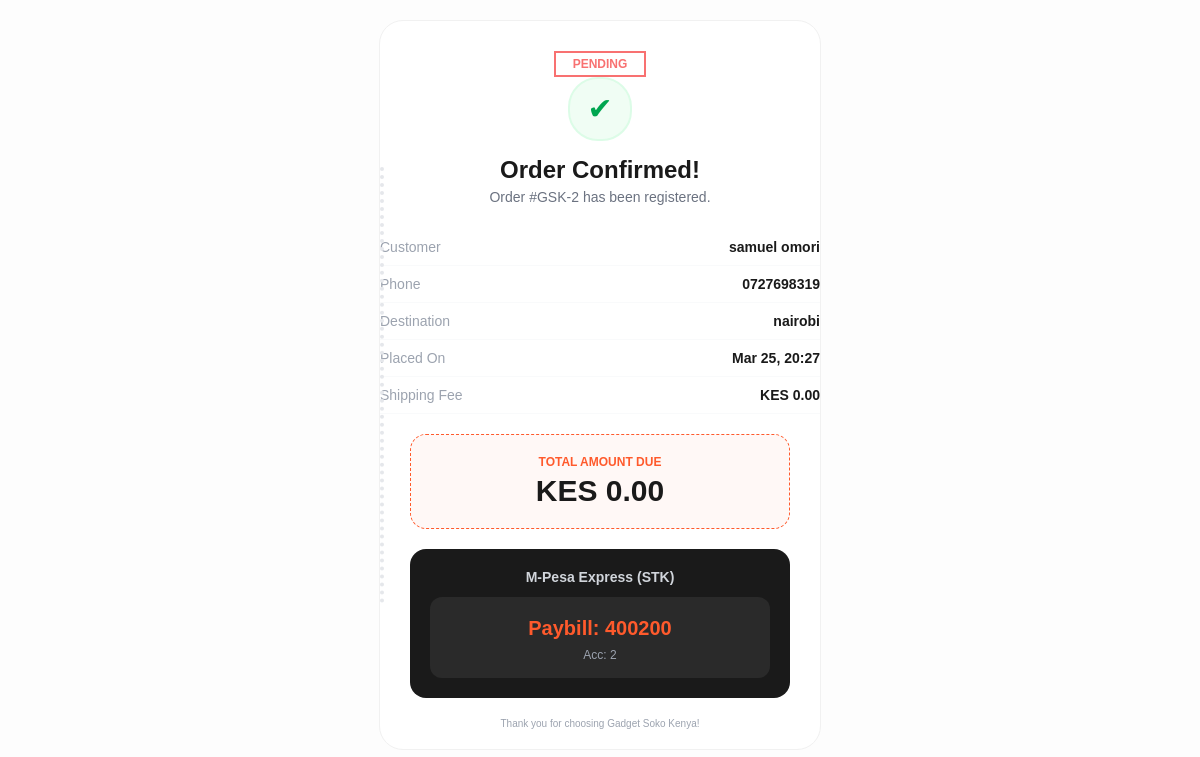
/payment-instructions/2/ (signed in), run on an earlier commit of the app's database.
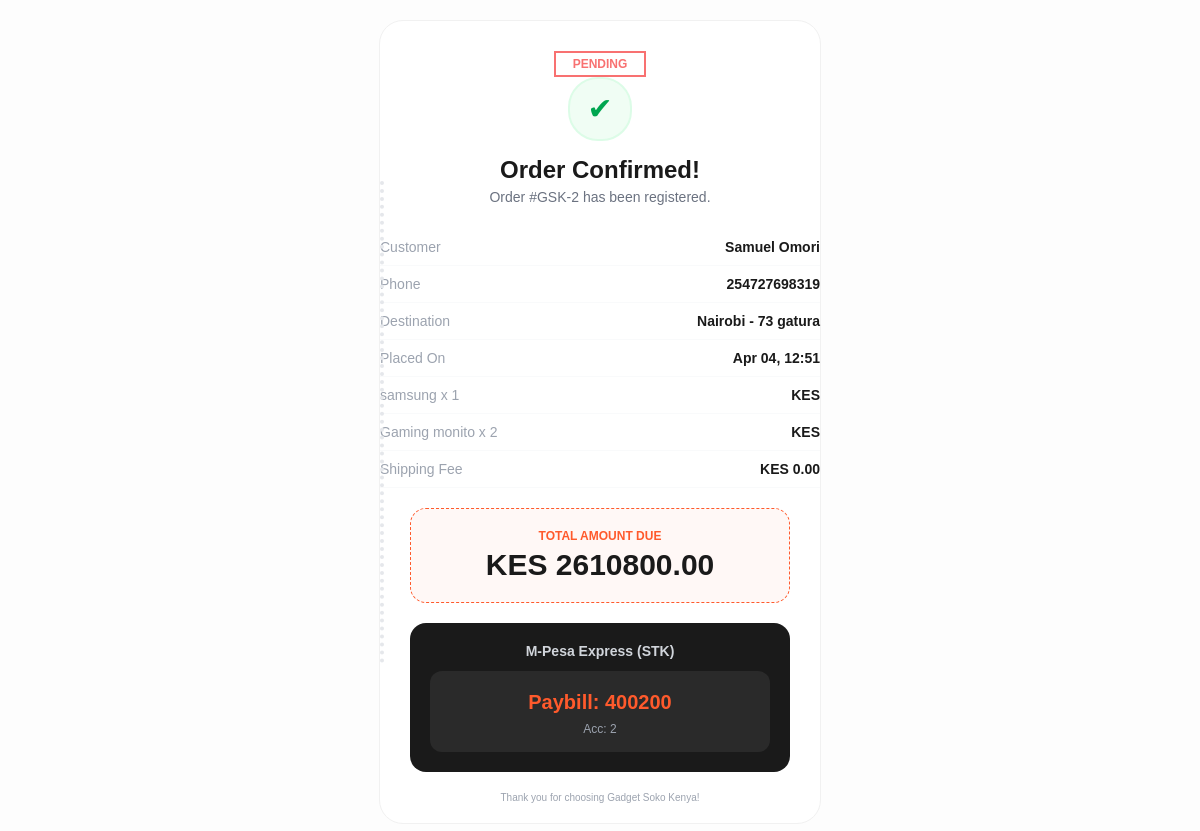
And on a later commit of the database.
### app/models.py (models this page shows, shortened)
class Order(models.Model):
    STATUS_CHOICES = [('Pending', 'Pending'), ('STK_Sent', 'STK Push Sent'), ('Paid', 'Paid'), ('Failed', 'Failed')]
    user = models.ForeignKey(User, on_delete=models.CASCADE, null=True, blank=True)
    name = models.CharField(max_length=100)
    email = models.EmailField(null=True, blank=True)
    phone = models.CharField(max_length=15)
    destination = models.CharField(max_length=255)
    region = models.CharField(max_length=20, default="nairobi") # 'nairobi' or 'upcountry'
    location_area = models.CharField(max_length=255, default="N/A")
    address = models.TextField(default="")
    shipping_fee = models.DecimalField(max_digits=10, decimal_places=2, default=0)
    payment_method = models.CharField(max_length=20, default="mpesa")
    payment_status = models.CharField(max_length=50, default="Pending")
    total = models.DecimalField(max_digits=10, decimal_places=2, default=0)
    status = models.CharField(max_length=20, choices=STATUS_CHOICES, default='Pending')
    checkout_request_id = models.CharField(max_length=100, blank=True, null=True)
    mpesa_receipt = models.CharField(max_length=50, blank=True, null=True)
    created_at = models.DateTimeField(auto_now_add=True)

class OrderItem(models.Model):
    order = models.ForeignKey(Order, on_delete=models.CASCADE, related_name='items')
    product = models.ForeignKey(Product, on_delete=models.CASCADE)
    quantity = models.PositiveIntegerField()
    price = models.DecimalField(max_digits=10, decimal_places=2)

class Product(models.Model):
    name = models.CharField(max_length=255)
    price = models.DecimalField(max_digits=10, decimal_places=2)
    discount = models.DecimalField(max_digits=4, decimal_places=2, default=0)
    shipping_fee = models.DecimalField(max_digits=10, decimal_places=2, default=0.00)
    stock = models.IntegerField()
    category = models.ForeignKey(Category, on_delete=models.CASCADE, related_name="products")
    brand = models.ForeignKey(Brand, on_delete=models.CASCADE, related_name='products', null=True, blank=True)
    image = models.ImageField(upload_to='products/', null=True, blank=True)
    specifications = models.TextField(blank=True)
    views = models.IntegerField(default=0)
    created_at = models.DateTimeField(auto_now_add=True)
    updated_at = models.DateTimeField(auto_now=True)
    discount_duration_hours = models.PositiveIntegerField(default=0)
    discount_start_time = models.DateTimeField(null=True, blank=True)

### app/views.py (the view)
# urls.py: path('payment-instructions/<int:order_id>/', views.payment_instructions, name='payment_instructions'),
def payment_instructions(request, order_id):
    order = get_object_or_404(Order, id=order_id, user=request.user)
    return render(request, 'payment_instructions.html', {
        'order': order,
        'method': order.payment_status # Or order.payment_method depending on your model
    })

### app/context_processors.py (called while the page is built)
def cart_count(request):
    count = 0
    if request.user.is_authenticated:
        result = CartItem.objects.filter(user=request.user).aggregate(
            total=Sum('quantity')
        )
        count = result['total'] or 0
    return {'cart_count': count}

### app/templates/payment_instructions.html (shortened to what this page needs)
<!DOCTYPE html>
<html lang="en">
<head>
</head>
<body>
<div class="receipt">
    <div class="side-decoration"></div>
    <div class="header">
        <div class="stamp">
            {% if order.payment_status == "Paid" %}PAID{% else %}PENDING{% endif %}
        </div>
        <div class="success-icon">✔</div>
        <h2>Order Confirmed!</h2>
        <p>Order #GSK-{{ order.id }} has been registered.</p>
    </div>
    <table class="info-table">
        <tr class="info-row"><td class="label">Customer</td><td class="value">{{ order.name }}</td></tr>
        <tr class="info-row"><td class="label">Phone</td><td class="value">{{ order.phone }}</td></tr>
        <tr class="info-row"><td class="label">Destination</td><td class="value">{{ order.destination }}</td></tr>
        <tr class="info-row"><td class="label">Placed On</td><td class="value">{{ order.created_at|date:"M d, H:i" }}</td></tr>
        {% for item in order.items.all %}
        <tr class="info-row">
            <td class="label">{{ item.product.name }} x {{ item.quantity }}</td>
            <td class="value">KES {{ item.subtotal }}</td>
        </tr>
        {% endfor %}
        <tr class="info-row">
            <td class="label">Shipping Fee</td>
            <td class="value">KES {{ order.shipping_fee }}</td>
        </tr>
    </table>
    <div class="price-section">
        <div class="price-label">Total Amount Due</div>
        <div class="price-amount">KES {{ order.total }}</div>
    </div>
    <div class="payment-instructions">
        {% if order.payment_method == 'mpesa' %}
            <div class="instr-title">M-Pesa Express (STK)</div>
            <div class="pay-details">
                <span class="pay-value">Paybill: 400200</span>
                <span class="pay-ref">Acc: {{ order.id }}</span>
            </div>
        {% else %}
            <div class="instr-title">Cash on Delivery</div>
            <div class="pay-details">
                <span class="pay-value">KES {{ order.total }}</span>
                <span class="pay-ref">Pay upon arrival</span>
            </div>
        {% endif %}
    </div>
    <div style="text-align: center; font-size: 10px; color: #9ca3af; padding-bottom: 20px;">
        Thank you for choosing Gadget Soko Kenya!
    </div>
</div>
</body>
</html>

What changed in the data, as far as the page shows it:
changed Order id 2: name "samuel omori" → "Samuel Omori"; phone "0727698319" → "254727698319"; destination "nairobi" → "Nairobi - 73 gatura"; created_at "Mar 25, 20:27" → "Apr 04, 12:51"; total "0.00" → "2610800.00"
now on this page (row edited): OrderItem: product.name "samsung", quantity "1"
now on this page (row edited): OrderItem: product.name "Gaming monito", quantity "2"
